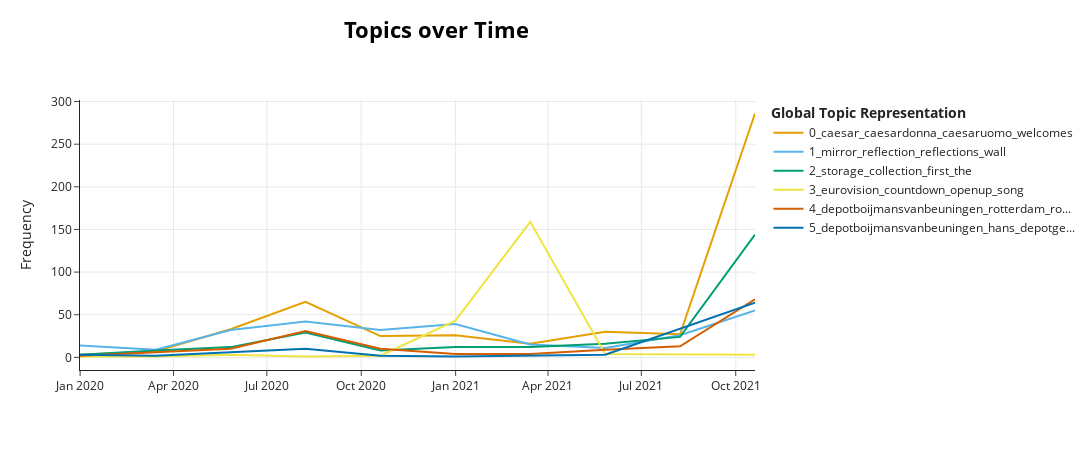

Notebook cell for this chart:
### Markdown cell above
Topics over time
**Result**: The only real spike is during the Eurovision Song Contest, otherwise the topics are fairly stable (barring the silver opening and inauguration)

### Code cell
timestamps = df.index.to_list()
topics_over_time = model.topics_over_time(texts, topics, timestamps, nr_bins=10)
model.visualize_topics_over_time(topics_over_time, top_n_topics=6)

### Figure 1 — Plotly figure (JSON) as saved in the notebook; plotly's stock layout.template omitted (floating-point values rounded to 4 significant figures)
{"data": [{"hoverinfo": "text", "hovertext": ["<b>Topic 0</b><br>Words: bling, caesardonna, caesar, caesaruomo, welcomes", "<b>Topic 0</b><br>Words: caesardonna, caesar, caesaruomo, welcomes, uomo", "<b>Topic 0</b><br>Words: caesardonna, caesar, caesaruomo, welcomes, uomo", "<b>Topic 0</b><br>Words: rather, rdam, caesaruomo, caesar, caesardonna", "<b>Topic 0</b><br>Words: went, really, through, so, caesar", "<b>Topic 0</b><br>Words: caesardonna, caesar, caesaruomo, welcomes, uomo", "<b>Topic 0</b><br>Words: lol, round, about, caesar, caesardonna", "<b>Topic 0</b><br>Words: unedited, imposing, caesardonna, caesaruomo, caesar", "<b>Topic 0</b><br>Words: caesardonna, caesar, caesaruomo, welcomes, uomo", "<b>Topic 0</b><br>Words: caesar, caesardonna, caesaruomo, welcomes, donna"], "marker": {"color": "#E69F00"}, "mode": "lines", "name": "0_caesar_caesardonna_caesaruomo_welcomes", "type": "scatter", "x": ["2019-12-31T21:03:09.446000", "2020-03-14T15:03:54.400000", "2020-05-26T15:33:09.800000", "2020-08-07T16:02:25.200000", "2020-10-19T16:31:40.600000", "2020-12-31T17:00:56", "2021-03-14T17:30:11.400000", "2021-05-26T17:59:26.800000", "2021-08-07T18:28:42.200000", "2021-10-19T18:57:57.600000"], "y": [3, 7, 33, 65, 25, 26, 16, 30, 27, 286]}, {"hoverinfo": "text", "hovertext": ["<b>Topic 1</b><br>Words: mirror, reflection, wall, instawalk024, insta024", "<b>Topic 1</b><br>Words: mirror, seven, mirrors, reflections, f7d", "<b>Topic 1</b><br>Words: mirror, reflection, reflections, wall, mirrors", "<b>Topic 1</b><br>Words: mirror, reflection, mirrors, reflections, wall", "<b>Topic 1</b><br>Words: mirror, reflections, reflection, wall, mirrors", "<b>Topic 1</b><br>Words: mirror, reflection, wall, mirrors, snow", "<b>Topic 1</b><br>Words: reflection, mirror, wolkenluchten, mirrors, piece", "<b>Topic 1</b><br>Words: mirror, reflections, reflection, infinity, mirrors", "<b>Topic 1</b><br>Words: mirror, reflection, reflections, wall, glass", "<b>Topic 1</b><br>Words: mirror, reflection, wall, reflections, mirrors"], "marker": {"color": "#56B4E9"}, "mode": "lines", "name": "1_mirror_reflection_reflections_wall", "type": "scatter", "x": ["2019-12-31T21:03:09.446000", "2020-03-14T15:03:54.400000", "2020-05-26T15:33:09.800000", "2020-08-07T16:02:25.200000", "2020-10-19T16:31:40.600000", "2020-12-31T17:00:56", "2021-03-14T17:30:11.400000", "2021-05-26T17:59:26.800000", "2021-08-07T18:28:42.200000", "2021-10-19T18:57:57.600000"], "y": [14, 9, 32, 42, 32, 39, 15, 11, 26, 55]}, {"hoverinfo": "text", "hovertext": ["<b>Topic 2</b><br>Words: facility, storage, conservation, eg, adrianus", "<b>Topic 2</b><br>Words: will, collection, activities, resume, worlds", "<b>Topic 2</b><br>Words: first, museums, will, storage, public", "<b>Topic 2</b><br>Words: collection, public, will, storage, accessible", "<b>Topic 2</b><br>Words: museums, works, the, first, of", "<b>Topic 2</b><br>Words: access, browse, complete, offers, world", "<b>Topic 2</b><br>Words: collection, first, access, the, public", "<b>Topic 2</b><br>Words: collection, will, the, storage, of", "<b>Topic 2</b><br>Words: will, works, storage, collection, first", "<b>Topic 2</b><br>Words: storage, first, the, collection, art"], "marker": {"color": "#009E73"}, "mode": "lines", "name": "2_storage_collection_first_the", "type": "scatter", "x": ["2019-12-31T21:03:09.446000", "2020-03-14T15:03:54.400000", "2020-05-26T15:33:09.800000", "2020-08-07T16:02:25.200000", "2020-10-19T16:31:40.600000", "2020-12-31T17:00:56", "2021-03-14T17:30:11.400000", "2021-05-26T17:59:26.800000", "2021-08-07T18:28:42.200000", "2021-10-19T18:57:57.600000"], "y": [3, 8, 12, 29, 8, 12, 12, 16, 24, 144]}, {"hoverinfo": "text", "hovertext": ["<b>Topic 3</b><br>Words: artrestoration, artgallery, eurovision, museums, museumpark", "<b>Topic 3</b><br>Words: douze, esc2020, fingerscrossed, intelligentlockdown, hosting", "<b>Topic 3</b><br>Words: dora, dansfotograaf, dansen, dancephotographer, fujixt1", "<b>Topic 3</b><br>Words: sitespecificinstallation, informal, opening, with, eurovision", "<b>Topic 3</b><br>Words: events, eurovision, forward, fogporn, canceled", "<b>Topic 3</b><br>Words: eurovision, song, openup, countdown, contest", "<b>Topic 3</b><br>Words: eurovision, openup, countdown, song, esc2021", "<b>Topic 3</b><br>Words: eurovision, countdown, poster, 70, song", "<b>Topic 3</b><br>Words: player, oilpainting, genova, profiliseriali, balk"], "marker": {"color": "#F0E442"}, "mode": "lines", "name": "3_eurovision_countdown_openup_song", "type": "scatter", "x": ["2019-12-31T21:03:09.446000", "2020-03-14T15:03:54.400000", "2020-05-26T15:33:09.800000", "2020-08-07T16:02:25.200000", "2020-10-19T16:31:40.600000", "2020-12-31T17:00:56", "2021-03-14T17:30:11.400000", "2021-05-26T17:59:26.800000", "2021-10-19T18:57:57.600000"], "y": [1, 1, 3, 1, 2, 43, 159, 4, 3]}, {"hoverinfo": "text", "hovertext": ["<b>Topic 4</b><br>Words: lunchwalk, depotboijmans, 010, depotboijmansvanbeuningen, rotterdam", "<b>Topic 4</b><br>Words: running, zoekmij, zoekdezon, bartlopenhard, kijkjeogenuit", "<b>Topic 4</b><br>Words: depotboijmansvanbeuningen, skylineweerspiegeling, intechtnogveelmooier, spiegeltjespiegeltjeaandewandwelkestadishetmooistevanhetland, pedagogiek", "<b>Topic 4</b><br>Words: depotboijmansvanbeuningen, gemeenterotterdam, zilverenopening, rotterdam, alien", "<b>Topic 4</b><br>Words: depotmuseumboijmansvanbeuningen, depotboijmansvanbeuningen, tweemeter, asosdesign, nederlandsem", "<b>Topic 4</b><br>Words: feyenoord, userklootwijk, nultien, 010isntjustacode, alioubalde", "<b>Topic 4</b><br>Words: nofilter, opendoors, lookinside, meivakantie, lente", "<b>Topic 4</b><br>Words: dam, depotboijmansvanbeuningen, hotelnewyork, lastsummer, boven", "<b>Topic 4</b><br>Words: depotbooijmansvanbeuningen, depotboijmansvanbeuningen, zuidholland, supermercadorotterdam, pauzetijd", "<b>Topic 4</b><br>Words: depotboijmansvanbeuningen, rotterdam, whoa, rotterdamdepotboijmansvanbeuningen, opavontuurineigenland"], "marker": {"color": "#D55E00"}, "mode": "lines", "name": "4_depotboijmansvanbeuningen_rotterdam_ro...", "type": "scatter", "x": ["2019-12-31T21:03:09.446000", "2020-03-14T15:03:54.400000", "2020-05-26T15:33:09.800000", "2020-08-07T16:02:25.200000", "2020-10-19T16:31:40.600000", "2020-12-31T17:00:56", "2021-03-14T17:30:11.400000", "2021-05-26T17:59:26.800000", "2021-08-07T18:28:42.200000", "2021-10-19T18:57:57.600000"], "y": [2, 6, 10, 31, 10, 4, 4, 9, 13, 68]}, {"hoverinfo": "text", "hovertext": ["<b>Topic 5</b><br>Words: great, depotboijmansvanbeuningen, hans, depotgebouwboijmansvanbeuningen, torregrossa", "<b>Topic 5</b><br>Words: freeoooo, newneigbours, ill, depotboijmansvanbeuningen, wonderful", "<b>Topic 5</b><br>Words: advances, depotboijmansvanbeuningen, arrival, progress, future", "<b>Topic 5</b><br>Words: depotboijmansvanbeuningen, bobthebuilder, thefairestofthemall, storms, courage", "<b>Topic 5</b><br>Words: torregrossa, rotherdam, torregrossachoice, depotboijmansvanbeuningen, you", "<b>Topic 5</b><br>Words: weerspiegeling, cup, coffee, home, way", "<b>Topic 5</b><br>Words: hofbogen, earlier, whats, lets, depotboijmansvanbeuningen", "<b>Topic 5</b><br>Words: depotboijmansvanbeuningen, hans, depotgebouwboijmansvanbeuningen, 5november, geezdepotboijmansvanbeuningen"], "marker": {"color": "#0072B2"}, "mode": "lines", "name": "5_depotboijmansvanbeuningen_hans_depotge...", "type": "scatter", "x": ["2019-12-31T21:03:09.446000", "2020-03-14T15:03:54.400000", "2020-05-26T15:33:09.800000", "2020-08-07T16:02:25.200000", "2020-10-19T16:31:40.600000", "2020-12-31T17:00:56", "2021-05-26T17:59:26.800000", "2021-10-19T18:57:57.600000"], "y": [3, 2, 6, 10, 2, 1, 3, 64]}], "layout": {"height": 450, "hoverlabel": {"bgcolor": "white", "font": {"family": "Rockwell", "size": 16}}, "legend": {"title": {"text": "<b>Global Topic Representation"}}, "title": {"font": {"color": "Black", "size": 22}, "text": "<b>Topics over Time", "x": 0.4, "xanchor": "center", "y": 0.95, "yanchor": "top"}, "width": 1250, "xaxis": {"showgrid": true}, "yaxis": {"showgrid": true, "title": {"text": "Frequency"}}}}
